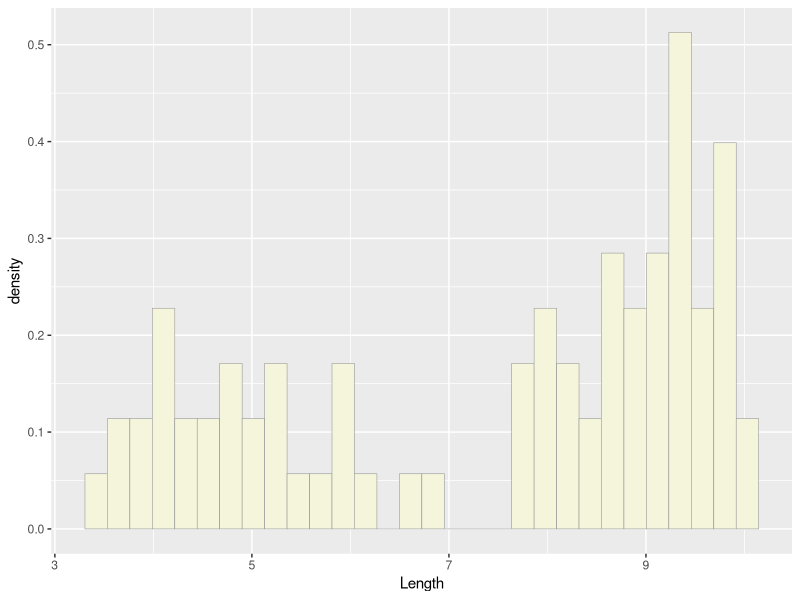
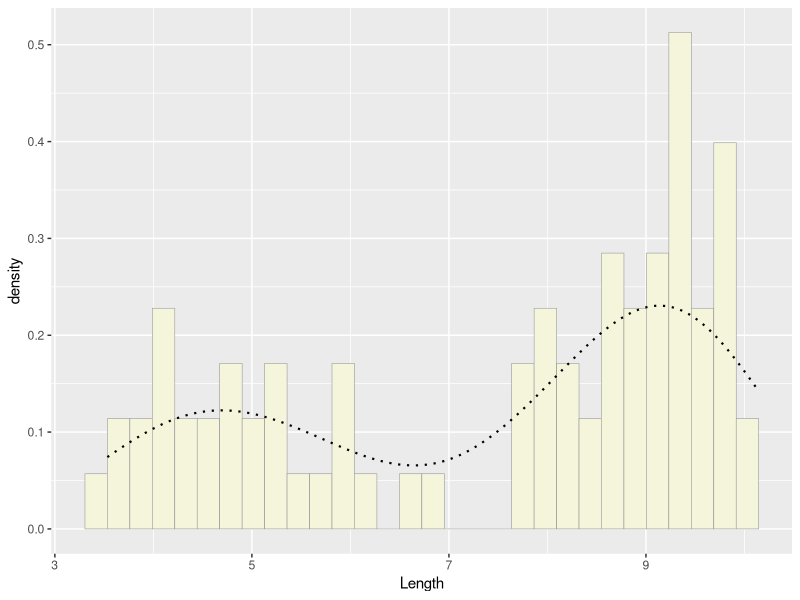
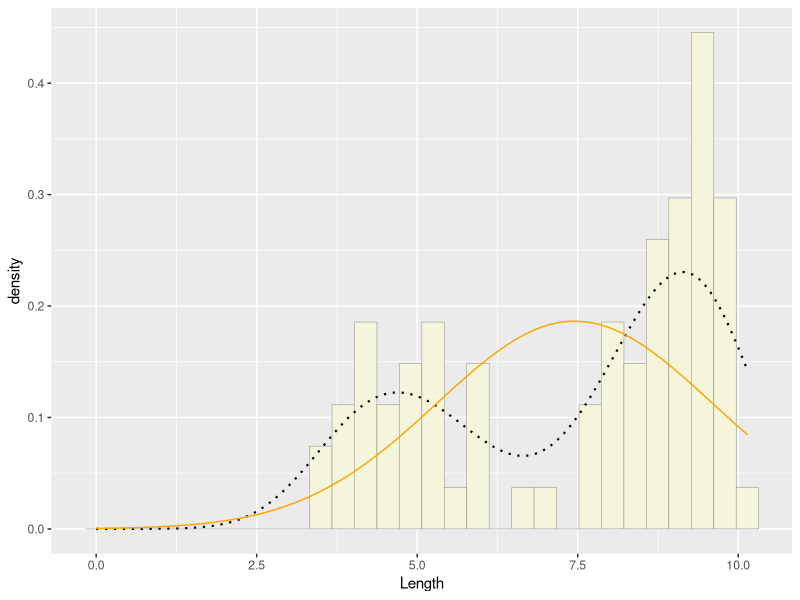
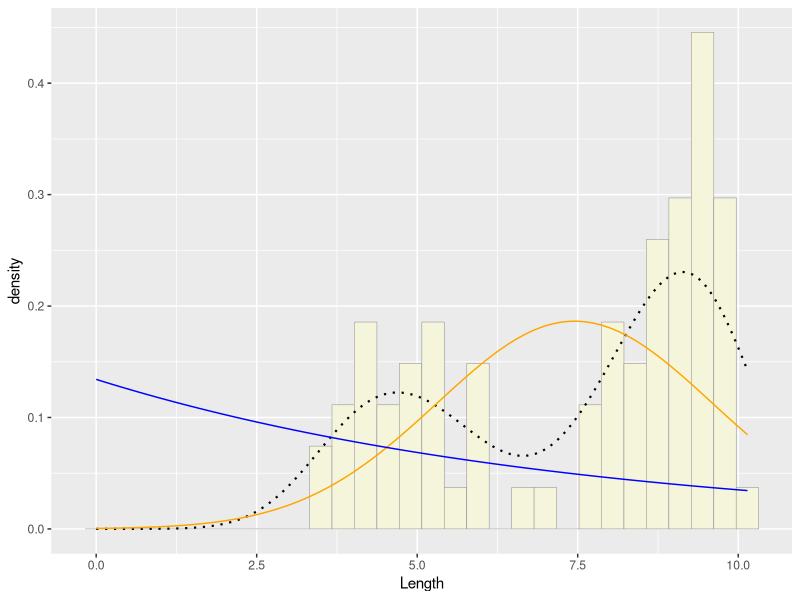
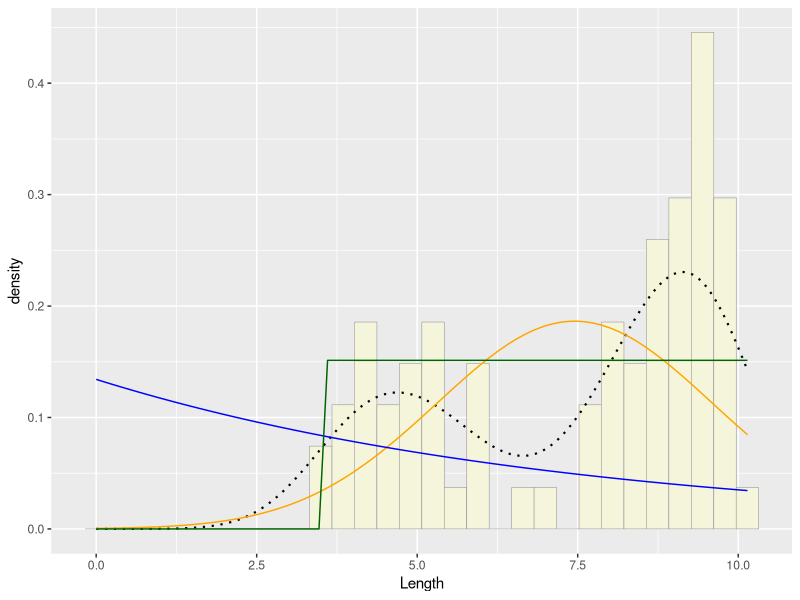
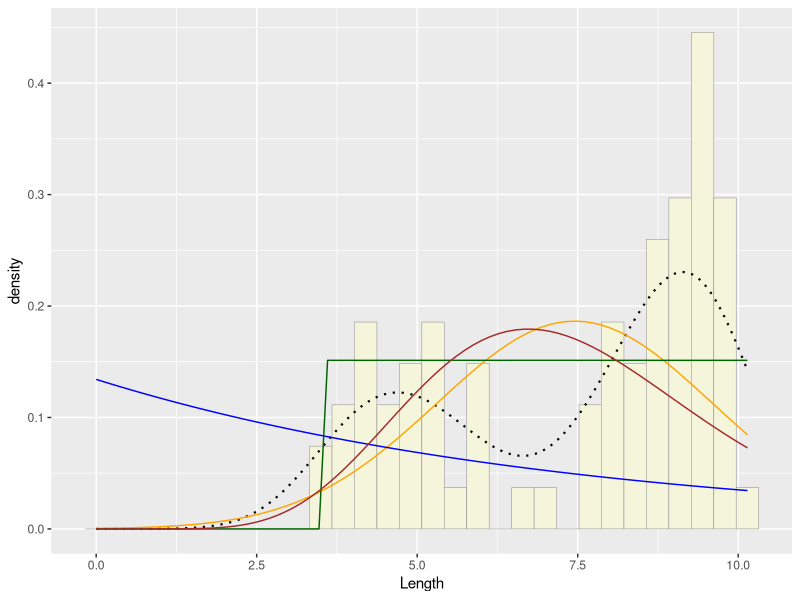
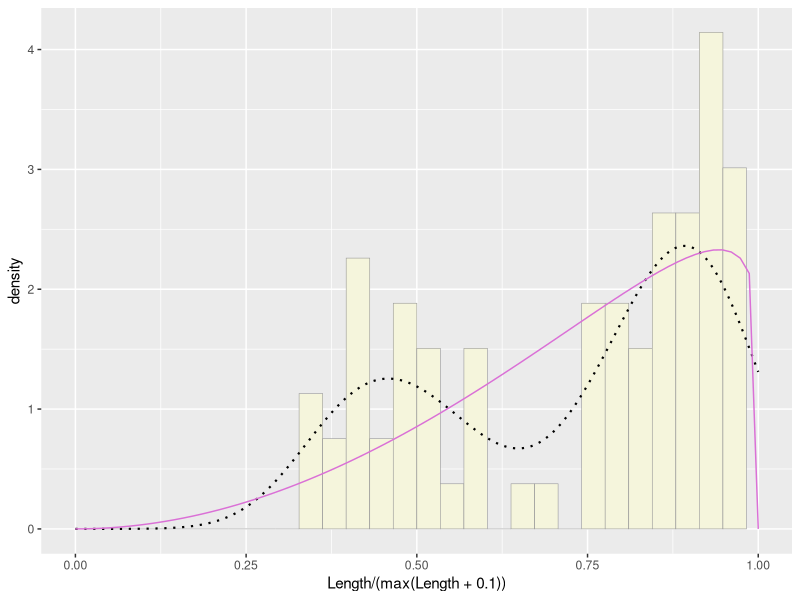
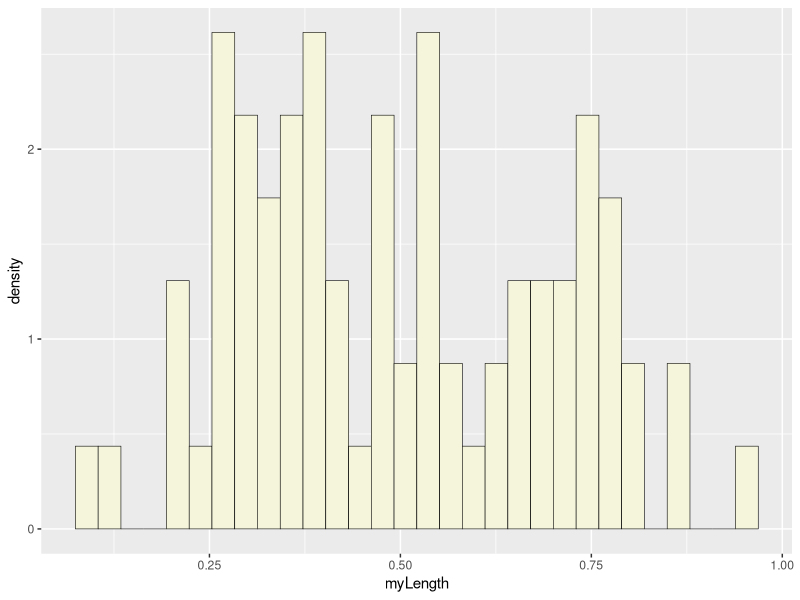

Recreate these plots in R, in order.
## ---- chunk 1
knitr::opts_chunk$set(echo = TRUE)
knitr::opts_chunk$set(warning = FALSE)
knitr::opts_chunk$set(message = FALSE)
## ---- chunk 2
library(tidyverse)
library(ggplot2)
library(MASS)
## ---- chunk 3
# Data frame for Problem #2
z <- read.table("Sunflower_Ovary_Measurements.csv",header=TRUE,sep=",")
str(z)
summary(z$Length) # summary stats of Length column of data frame
## ---- chunk 4
# histogram of z$Length
p1 <- ggplot(data=z, aes(x=Length, y=..density..)) +
  geom_histogram(color="grey60",fill="beige",linewidth=0.2) 
# x-axis is Length values, y-axis is probability density (area under histogram = 1.0)
print(p1)
## ---- chunk 5
# empirical curve fit to data
# does not assume probability distribution
p1 <-  p1 +  geom_density(linetype="dotted",size=0.75)
print(p1)
## ---- chunk 6
# mean and variance are the maximum likelihood estimators of normal probability distribution
# maximum likelihood estimators = maximize p(data | parameters)
normPars <- fitdistr(z$Length,"normal") # normal probability fit distribution
print(normPars)
str(normPars)
# general structure of finding max likelihood estimator
# data.frame$estimate["parameter"]
normPars$estimate["mean"] 
## ---- chunk 7
# plotting normal probability distribution, using the maximum likelihood estimators, mean and sd
meanML <- normPars$estimate["mean"] # maximum likelihood estimator
sdML <- normPars$estimate["sd"] # maximum likelihood estimator

xval <- seq(0,max(z$Length),len=length(z$Length)) # generate x-axis value length of z$Length

 stat <- stat_function(aes(x = xval, y = ..y..), fun = dnorm, colour="orange", n = length(z$Length), args = list(mean = meanML, sd = sdML)) # plot of normal probability density with max likelihood estimators
 p1 + stat
## ---- chunk 8
# plotting exponential probability distribution, using the maximum likelihood estimator, rate
expoPars <- fitdistr(z$Length,"exponential") # exponential probability fit distribution
rateML <- expoPars$estimate["rate"] # maximum likelihood estimator

stat2 <- stat_function(aes(x = xval, y = ..y..), fun = dexp, colour="blue", n = length(z$Length), args = list(rate=rateML)) # plot of exponential probability density with max likelihood estimators
 p1 + stat + stat2
## ---- chunk 9
# plotting uniform probability distribution
stat3 <- stat_function(aes(x = xval, y = ..y..), fun = dunif, colour="darkgreen", n = length(z$Length), args = list(min=min(z$Length), max=max(z$Length)))
 p1 + stat + stat2 + stat3
# poor line fit to data
## ---- chunk 10
# plotting gamma probability distribution, using the maximum likelihood estimators, rate and shape
gammaPars <- fitdistr(z$Length,"gamma") # gamma probability fit distribution
shapeML <- gammaPars$estimate["shape"] # maximum likelihood estimator
rateML <- gammaPars$estimate["rate"] # maximum likelihood estimator

stat4 <- stat_function(aes(x = xval, y = ..y..), fun = dgamma, colour="brown", n = length(z$Length), args = list(shape=shapeML, rate=rateML)) # plot of gamma probability density with max likelihood estimators
 p1 + stat + stat2 + stat3 + stat4
## ---- chunk 11
# beta gives (p | successes, fails)
# re-scaled for values to be between 0 and 1
pSpecial <- ggplot(data=z, aes(x=Length/(max(Length + 0.1)), y=..density..)) +
  geom_histogram(color="grey60",fill="beige",size=0.2) + 
  xlim(c(0,1)) +
  geom_density(size=0.75,linetype="dotted")

# plotting beta probability distribution, using the maximum likelihood estimators, shape1 and shape2
betaPars <- fitdistr(x=z$Length/max(z$Length + 0.1),start=list(shape1=1,shape2=2),"beta")
shape1ML <- betaPars$estimate["shape1"] # maximum likelihood estimator # number of successes + 1
shape2ML <- betaPars$estimate["shape2"] # maximum likelihood estimator # number of failures + 2

statSpecial <- stat_function(aes(x = xval, y = ..y..), fun = dbeta, colour="orchid", n = length(z$Length), args = list(shape1=shape1ML,shape2=shape2ML))
pSpecial + statSpecial
## ---- chunk 12
d <- rbeta(1:77, shape1ML, shape1ML)
d <- data.frame(1:77,d) # adding ID numbers 1:77 creating new data frame "d" from data vector "d"
names(d) <- list("ID","myLength") # adding column names to data frame "d"
# d <- d[d$myLength>0,] # subsetting only positive Length values
str(d) # display "z"
summary(d$myLength) # summary of numbers in Length column 
## ---- chunk 13
# simulating a new data set and plotting beta probability distribution

# plotting beta probability distribution, using the maximum likelihood estimators, shape1 and shape2
betaPars <- fitdistr(x=d$myLength/max(d$myLength + 0.1),start=list(shape1=1,shape2=2),"beta")
shape1ML <- betaPars$estimate["shape1"] # maximum likelihood estimator # number of successes + 1
shape2ML <- betaPars$estimate["shape2"] # maximum likelihood estimator # number of failures + 2
  
betaPars <- fitdistr(x=d$myLength/max(d$myLength + 0.1),start=list(shape1=1,shape2=2),"beta")


beta_plot <- ggplot(data=d, aes(x=myLength, y=..density..)) +
  geom_histogram(color="black",fill="beige",linewidth=0.2) 

print(beta_plot)

beta_curve <-stat_function(aes(x = xval, y = ..y..), fun = dbeta, colour="orchid", n = length(d$myLength), args = list(shape1=shape1ML,shape2=shape2ML))

beta_plot + beta_curve
